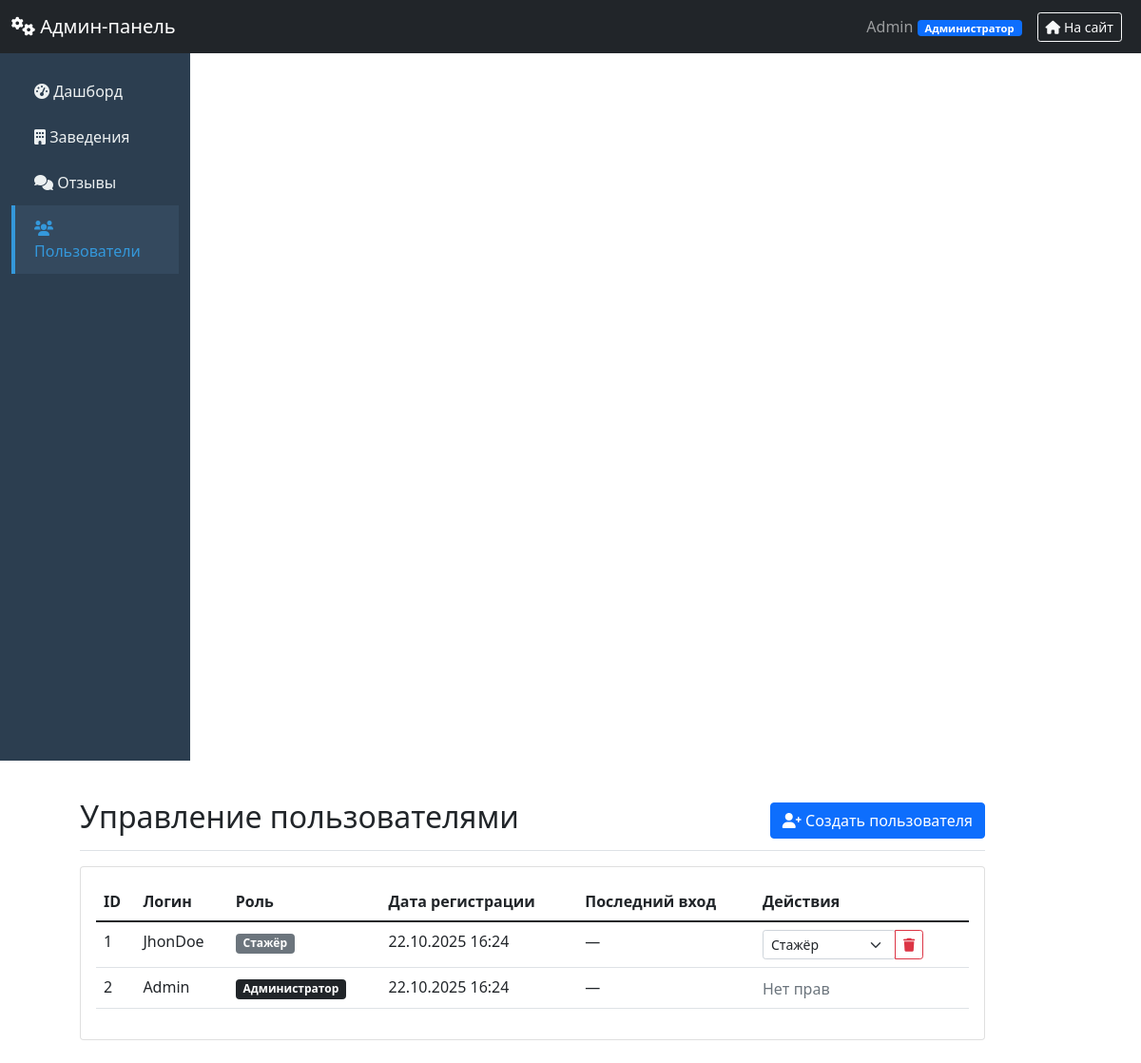
/admin/users (signed in), run on the app's committed database.
### main.py (models this page shows, shortened)
class User(db.Model):
    id = db.Column(db.Integer, primary_key=True)
    username = db.Column(db.String(150), nullable=False, unique=True)
    password = db.Column(db.String(150), nullable=False)
    role = db.Column(db.String(50), default='trainee')  # trainee, moderator, editor, admin
    created_at = db.Column(db.DateTime, default=datetime.utcnow)
    last_login = db.Column(db.DateTime)
    @property
    def role_display(self):
        return get_role_display_name(self.role)
    def has_permission(self, permission):
        user_permissions = get_role_permissions(self.role)
        return 'all' in user_permissions or permission in user_permissions
    def can_manage_user(self, target_user):
        if self.id == target_user.id:
            return False
        if target_user.username == 'admin' and self.username != 'admin':
            return False
        role_hierarchy = {'trainee': 1, 'moderator': 2, 'editor': 3, 'admin': 4}
        return role_hierarchy.get(self.role, 0) >= role_hierarchy.get(target_user.role, 0)

### main.py (the view)
@app.route('/admin/users')
@admin_required
@permission_required('manage_trainees')
def admin_users():
    user = User.query.filter_by(username=session['username']).first()
    users = User.query.all()
    return render_template('admin_users.html',
                           current_user=user,
                           users=users)

### main.py (called while the page is built)
def get_role_permissions(role):
    role_permissions = {
        'trainee': ['create_place', 'create_category', 'view_stats'],
        'moderator': ['create_place', 'edit_place', 'delete_place',
                      'create_category', 'edit_category', 'delete_category',
                      'edit_review', 'delete_review', 'manage_trainees', 'view_stats'],
        'editor': ['create_place', 'edit_place', 'delete_place',
                   'create_category', 'edit_category', 'delete_category',
                   'edit_review', 'delete_review', 'manage_trainees', 'manage_moderators',
                   'manage_editors', 'view_stats', 'system_settings'],
        'admin': ['all']
    }
    if role not in role_permissions:
        return []
    permissions = role_permissions[role]
    if 'all' in permissions:
        return ['all']  # Специальный маркер для всех прав
    return permissions

def get_role_display_name(role):
    return ROLE_PERMISSIONS.get(role, {}).get('name', role)

def permission_required(permission):
    def decorator(f):
        @wraps(f)
        def decorated_function(*args, **kwargs):
            if 'username' not in session:
                abort(401)
            user = User.query.filter_by(username=session['username']).first()
            if user.role == 'admin':
                return f(*args, **kwargs)
            user_permissions = get_role_permissions(user.role)
            if permission not in user_permissions and 'all' not in user_permissions:
                return render_template('Error.html', error_code=403), 403
            return f(*args, **kwargs)
        return decorated_function
    return decorator

def admin_required(f):
    @wraps(f)
    def decorated_function(*args, **kwargs):
        if 'username' not in session:
            flash('Требуется авторизация', 'error')
            return redirect(url_for('index'))
        user = User.query.filter_by(username=session['username']).first()
        from flask import g
        g.current_user = user
        return f(*args, **kwargs)
    return decorated_function

@app.context_processor
def utility_processor():
    def generate_category_en_for_template(category_name):
        """Генерация английского названия категории для шаблонов"""
        return generate_category_en(category_name)
    return {'generate_category_en_for_template': generate_category_en_for_template}

### templates/admin_users.html (shortened to what this page needs)
{% extends "base_admin.html" %}
{% block content %}
<div class="d-flex justify-content-between flex-wrap flex-md-nowrap align-items-center pt-3 pb-2 mb-3 border-bottom">
    <h1 class="h2">Управление пользователями</h1>
    {% if current_user.has_permission('manage_trainees') %}
    <button class="btn btn-primary" data-bs-toggle="modal" data-bs-target="#createUserModal">
        <i class="fas fa-user-plus"></i> Создать пользователя
    </button>
    {% endif %}
</div>
<div class="card">
    <div class="card-body">
        <div class="table-responsive">
            <table class="table table-hover">
                <thead>
                    <tr>
                        <th>ID</th>
                        <th>Логин</th>
                        <th>Роль</th>
                        <th>Дата регистрации</th>
                        <th>Последний вход</th>
                        <th>Действия</th>
                    </tr>
                </thead>
                <tbody>
                    {% for user in users %}
                    <tr>
                        <td>{{ user.id }}</td>
                        <td>
                            {{ user.username }}
                        </td>
                        <td>
                            <span class="badge bg-{% if user.role == 'admin' %}dark{% elif user.role == 'editor' %}warning{% elif user.role == 'moderator' %}primary{% else %}secondary{% endif %}">
                                {{ user.role_display }}
                            </span>
                        </td>
                        <td>{{ user.created_at.strftime('%d.%m.%Y %H:%M') }}</td>
                        <td>{{ user.last_login.strftime('%d.%m.%Y %H:%M') if user.last_login else '—' }}</td>
                        <td>
                            <div class="btn-group btn-group-sm">
                                {% if current_user.can_manage_user(user) %}
                                <select class="form-select form-select-sm role-select" data-user-id="{{ user.id }}" style="width: 140px;">
                                    <option value="trainee" {{ 'selected' if user.role == 'trainee' }}>Стажёр</option>
                                </select>
                                <button class="btn btn-outline-danger delete-user" data-user-id="{{ user.id }}" data-username="{{ user.username }}">
                                    <i class="fas fa-trash"></i>
                                </button>
                                {% else %}
                                <span class="text-muted">Нет прав</span>
                                {% endif %}
                            </div>
                        </td>
                    </tr>
                    {% endfor %}
                </tbody>
            </table>
        </div>
    </div>
</div>
{% endblock %}

### templates/base_admin.html (shortened to what this page needs)
<!DOCTYPE html>
<html lang="ru">
<head>
    <link href="https://cdn.jsdelivr.net/npm/bootstrap@5.1.3/dist/css/bootstrap.min.css" rel="stylesheet">
    <link href="https://cdnjs.cloudflare.com/ajax/libs/font-awesome/6.0.0/css/all.min.css" rel="stylesheet">
</head>
<body>
    <nav class="navbar navbar-dark bg-dark">
        <div class="container-fluid">
            <a class="navbar-brand" href="{{ url_for('admin_dashboard') }}">
                <i class="fas fa-cogs"></i> Админ-панель
            </a>
            <div class="d-flex align-items-center">
                <div class="role-tooltip-container">
                    <span class="navbar-text me-3" id="roleBadge" data-role="{{ current_user.role }}">
                        {{ current_user.username }}
                        <span class="badge bg-primary role-badge">
                            {{ current_user.role_display }}
                        </span>
                    </span>
                </div>
                <a href="{{ url_for('index') }}" class="btn btn-outline-light btn-sm me-2">
                    <i class="fas fa-home"></i> На сайт
                </a>
            </div>
        </div>
    </nav>
    <div class="container-fluid">
        <div class="row">
            <div class="col-md-3 col-lg-2 sidebar d-md-block">
                <div class="position-sticky pt-3">
                    <ul class="nav flex-column">
                        <li class="nav-item">
                            <a class="nav-link {{ 'active' if request.endpoint == 'admin_dashboard' }}"
                               href="{{ url_for('admin_dashboard') }}">
                                <i class="fas fa-tachometer-alt"></i> Дашборд
                            </a>
                        </li>
                        <li class="nav-item">
                            <a class="nav-link {{ 'active' if request.endpoint == 'admin_places' }}"
                               href="{{ url_for('admin_places') }}">
                                <i class="fas fa-building"></i> Заведения
                            </a>
                        </li>
                        {% if current_user.role in ['moderator', 'editor', 'admin'] %}
                        <li class="nav-item">
                            <a class="nav-link {{ 'active' if request.endpoint == 'admin_reviews_page' }}"
                               href="{{ url_for('admin_reviews_page') }}">
                                <i class="fas fa-comments"></i> Отзывы
                            </a>
                        </li>
                        {% endif %}
                        {% if current_user.role in ['moderator', 'editor', 'admin'] %}
                        <li class="nav-item">
                            <a class="nav-link {{ 'active' if request.endpoint == 'admin_users' }}"
                               href="{{ url_for('admin_users') }}">
                                <i class="fas fa-users"></i> Пользователи
                            </a>
                        </li>
                        {% endif %}
                    </ul>
                </div>
            </div>
            <main class="col-md-9 ms-sm-auto col-lg-10 px-md-4 py-4">
                {% block content %}{% endblock %}
            </main>
        </div>
    </div>
</body>
</html>

### templates/base_admin.html (style rules this page uses)
.sidebar { width: 200px; min-height: calc(100vh - 56px); background: #2c3e50; }
.sidebar .nav-link { color: #ecf0f1; padding: 12px 20px; border-left: 4px solid transparent; }
.sidebar .nav-link.active { background: #34495e; border-left-color: #3498db; color: #3498db; }
.role-badge { font-size: 0.7em; padding: 3px 8px; }
.col-md-9 { margin-left: 60px !important; }
.role-tooltip-container { position: relative; display: inline-block; cursor: pointer; }
.role-badge { cursor: pointer; transition: all 0.2s ease; }

### data on the page
User: username "Admin", role_display "Администратор", id "2", created_at "22.10.2025 16:24", last_login "—", shows "Нет прав"
User: id "1", username "JhonDoe", role_display "Стажёр", created_at "22.10.2025 16:24", last_login "—", id "Стажёр"
